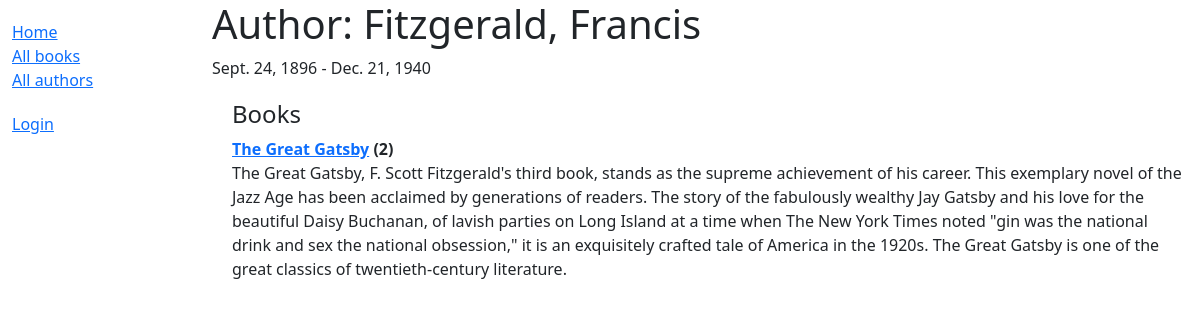
The page /catalog/authors/2 on the database its author committed.
### catalog/models.py (models this page shows, shortened)
class Author(models.Model):
    first_name = models.CharField(max_length=100)
    last_name = models.CharField(max_length=100)
    date_of_birth = models.DateField(null=True, blank=True)
    date_of_death = models.DateField('died', null=True, blank=True)
    class Meta:
        ordering = ['last_name', 'first_name']
    def __str__(self):
        return f'{self.last_name}, {self.first_name}'

class Book(models.Model):
    title = models.CharField(max_length=200)
    author = models.ForeignKey('Author', on_delete=models.SET_NULL, null=True)
    summary = models.TextField(max_length=1000, help_text='Enter a brief description of the book')
    isbn = models.CharField('ISBN', max_length=13, unique=True,
                             help_text='13 Character <a href="https://www.isbn-international.org/content/what-isbn">ISBN number</a>')
    genre = models.ManyToManyField(Genre, help_text='Select a genre for this book')
    language = models.ForeignKey('Language', on_delete=models.SET_NULL, null=True)
    def __str__(self):
        return self.title
    def display_genre(self):
        """Create a string for the Genre. This is required to display genre in Admin."""
        return ', '.join(genre.name for genre in self.genre.all()[:3])
    display_genre.short_description = 'Genre'

### catalog/views.py (the view)
# urls.py: path('authors/<int:pk>', views.AuthorDetailView.as_view(), name='author-detail'),
class AuthorDetailView(generic.DetailView):
    model = Author

### catalog/templates/catalog/author_detail.html
{% extends "base_generic.html" %}
{% block content %}
<h1>Author: {{ author }}</h1>
<p>{{author.date_of_birth}} - {% if author.date_of_death %}{{author.date_of_death}}{% endif %}</p>
<div style="margin-left:20px;margin-top:20px">
<h4>Books</h4>
<dl>
{% for book in author.book_set.all %}
    <dt><a href="{% url 'book-detail' book.pk %}">{{book}}</a> ({{book.bookinstance_set.all.count}})</dt>
    <dd>{{book.summary}}</dd>
{% endfor %}
</dl>
</div>
{% endblock %}

### rows shown on the page
Author: date_of_birth "Sept. 24, 1896", date_of_death "Dec. 21, 1940"
Book: title "The Great Gatsby", bookinstance_set.all.count "2", summary "The Great Gatsby, F. Scott Fitzgerald's third book, stands as the supreme achievement of his career. This exemplary novel of the Jazz Age has been acclaimed by generations of readers. The story of the fabulously wealthy Jay Gatsby and his love for the beautiful Daisy Buchanan, of lavish parties on Long Island at a time when The New York Times noted \"gin was the national drink and sex the national obsession,\" it is an exquisitely crafted tale of America in the 1920s. The Great Gatsby is one of the great classics of twentieth-century literature."
